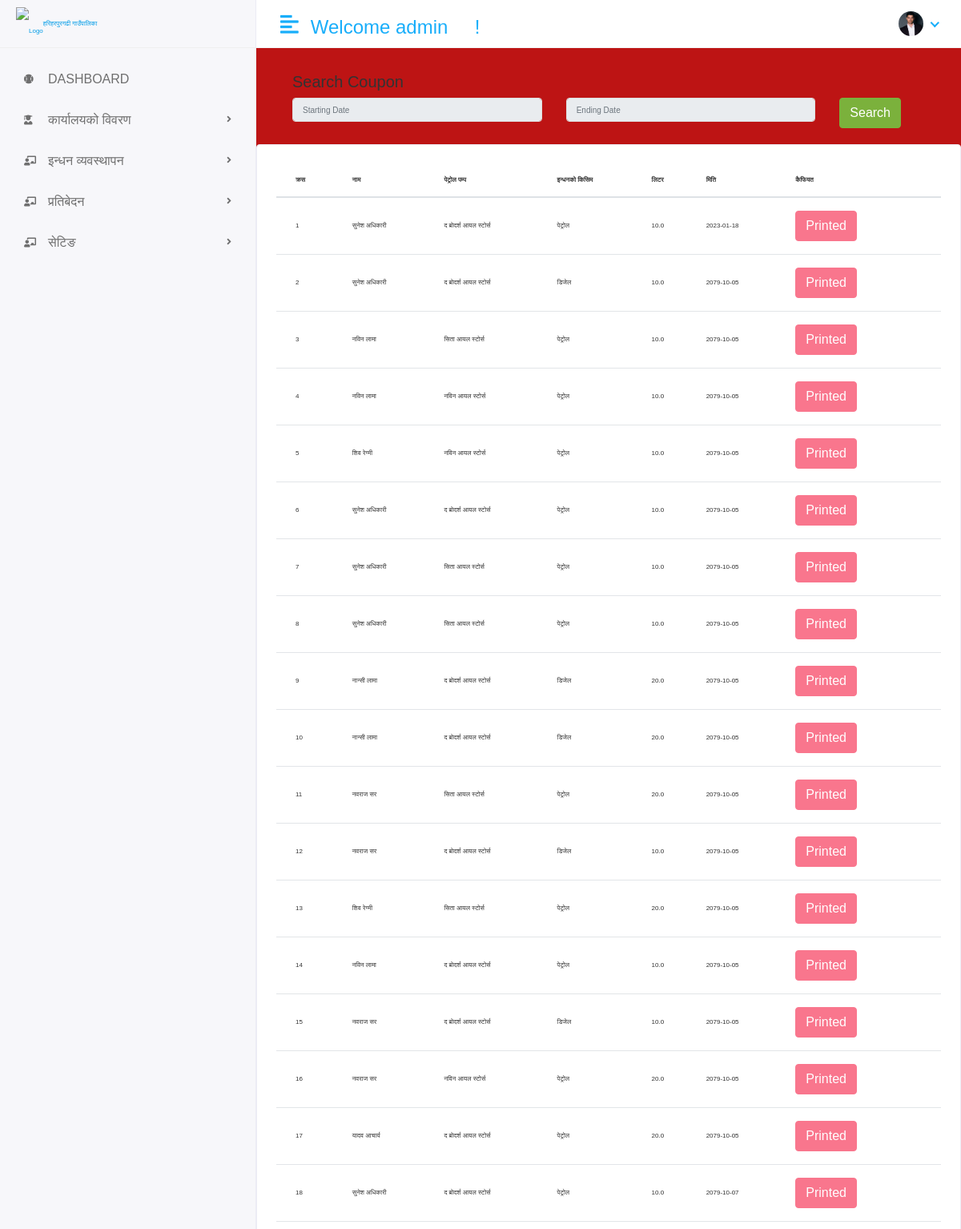
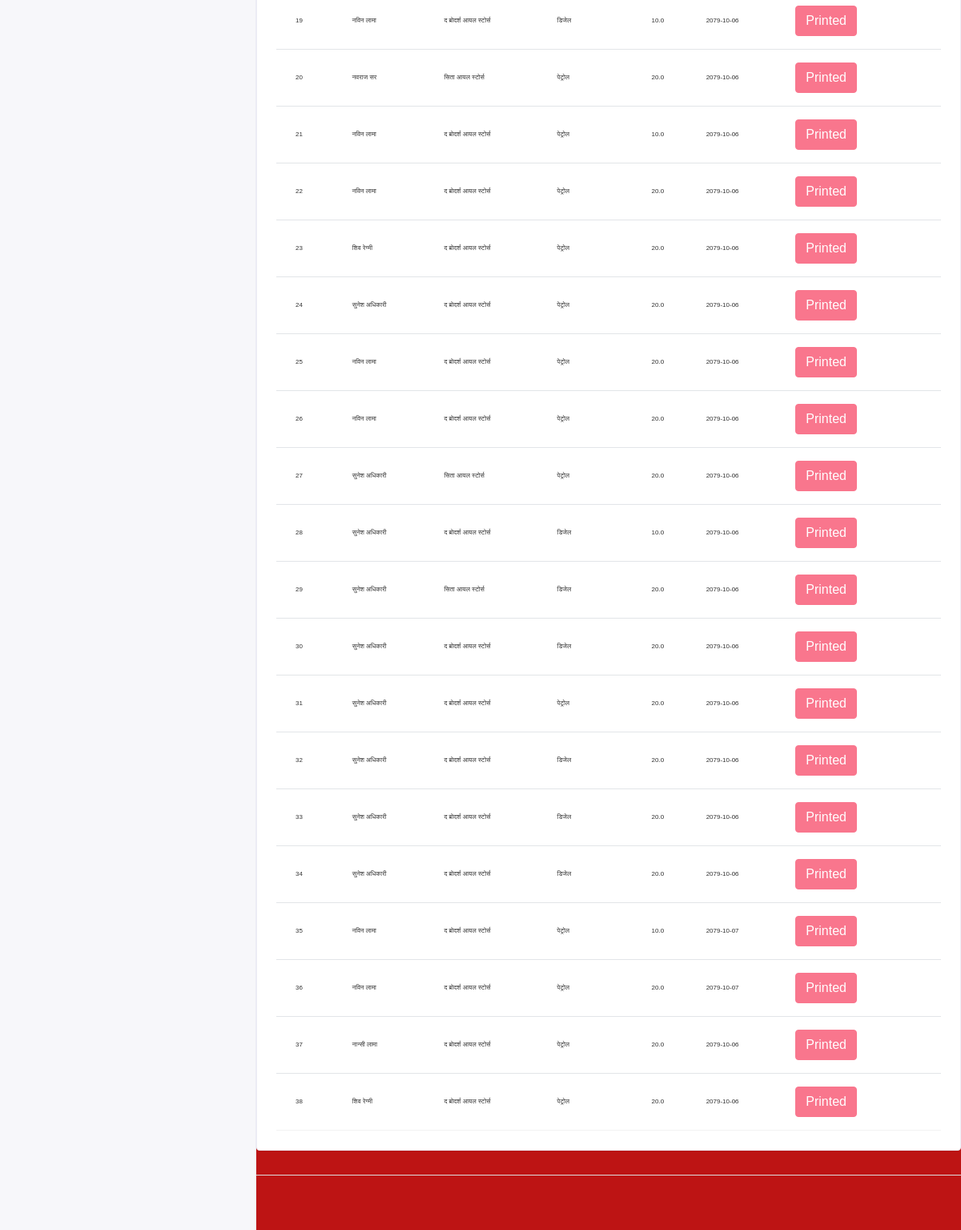
/Hod/Search/Datewise/Coupon (signed in), run on the app's committed database (2 pictures, top to bottom).
### app/models.py (models this page shows, shortened)
class CustomUser(AbstractUser):
    USER = (
        (1, 'HOD'),
        (2, 'LOCAL'),
        (3, 'PATROL'),
    )
    user_type = models.CharField(choices=USER, max_length=50, default=1)
    profile_pic = models.ImageField(upload_to='media/profile_pic')

class FuelExpense(models.Model):
    employee = models.ForeignKey(Employee, on_delete=models.CASCADE)
    patrolpump = models.ForeignKey(Petrolpump, on_delete=models.CASCADE)
    fueltype = models.ForeignKey(FuelType, on_delete=models.CASCADE)
    liter = models.FloatField()
    date = models.DateField()
    fiscalyear = models.ForeignKey(FiscalYear, on_delete=models.CASCADE)
    status = models.IntegerField(default=0)

class Employee(models.Model):
    admin = models.OneToOneField(CustomUser, on_delete=models.CASCADE)
    department = models.ForeignKey(
        Department, on_delete=models.CASCADE, null=True)
    workplace = models.ForeignKey(
        WorkPlace, null=True, on_delete=models.CASCADE)
    appointed_date = models.DateField()
    name = models.CharField(max_length=250)
    designation = models.CharField(max_length=250)
    mobile = models.CharField(max_length=250)
    email = models.EmailField(max_length=250)
    vehicle = models.CharField(max_length=250)

class Petrolpump(models.Model):
    name = models.CharField(max_length=250)
    address = models.CharField(max_length=250)
    contact = models.CharField(max_length=250)

class FuelType(models.Model):
    name = models.CharField(max_length=100)

### FuelManagementSystem/Hod_Views.py (the view, shortened to what this page needs)
# urls.py: path('Hod/Search/Datewise/Coupon', Hod_Views.SEARCH_COUPON_DATEWISE,
def SEARCH_COUPON_DATEWISE(request):
    coupon = FuelExpense.objects.all()
    patrolpump = Petrolpump.objects.all()
    context = {
        "coupon": coupon,
        "patrolpump": patrolpump,
    }
    return render(request, 'Hod/search_coupon_datewise.html', context)

### templates/Hod/search_coupon_datewise.html (shortened to what this page needs)
{% extends 'base.html'%}
{% block content %}
<div class="content container-fluid">
    <h5> Search Coupon </h5>
          <form action="{% url 'search_coupon_datewise'%}" method="post" id="form">
            <div class="row">
                <div class="col-md-5">
                   <div class="form-group">
                        <input type="text" class="form-control nepali-date date-required-check" name="fromdate" placeholder="Starting Date" >
                   </div>
                </div>
                <div class="col-md-5">
                    <div class="form-group">
                         <input type="text" class="form-control nepali-date date-required-check" name="todate" placeholder="Ending Date">
                    </div>
                 </div>
                 <div class="col-md-2">
                    <div class="form-group">
                        <button type="submit" class="btn btn-success">Search </button>
                    </div>
                 </div>
            </div>
          </form>
       </div>
     </div>
     <div class="row">
       <div class="col-sm-12">
          <div class="card card-table">
             <div class="card-body">
                <div class="table-responsive">
                   <table class="table table-hover table-center mb-0">
                      <thead>
                         <tr>
                            <th>क्रस</th>
                            <th>नाम</th>
                            <th>पेट्रोल पम्प</th>
                            <th>इन्धनको किसिम</th>
                            <th>लिटर</th>
                            <th>मिति</th>
                            <th>कैफियत</th>
                         </tr>
                      </thead>
                      <tbody>
                        {% for i in coupon %}
                         <tr>
                            <td>{{forloop.counter}}</td>
                           <td>{{i.employee.name}}</td>
                            <td>{{i.patrolpump.name}}</td>
                            <td>{{i.fueltype.name}}</td>
                            <td>{{i.liter}}</td>
                            <td>{{i.date|date:'Y-m-d'}}</td>
                            <td> <div class="actions">
                                {% if i.status == 0 %}
                                <button class="btn btn-success" disabled="disabled">Requeted</button>
                                {% else %}
                                <button class="btn btn-danger" disabled="disabled">Printed</button>
                                {% endif %}
                            </div></td>
                         </tr>
                         {% endfor %}
                      </tbody>
                   </table>
                </div>
             </div>
          </div>
       </div>
    </div>
 </div>
{% endblock%}

### templates/includes/header.html (shortened to what this page needs)
{% load static %}
<div class="header">
   {% if user.user_type == '1' %}
    <div class="header-left">
       <a href="{% url 'hod_home'%}" class="logo">
       <img src="{% static 'assets/img/logonepal.png' %}"  alt="Logo"><span>हरिहरपुरगढी गाउँपालिका</span>
       </a>
    </div>
   {% endif %}
    <a href="javascript:void(0);" id="toggle_btn">
    <i class="fas fa-align-left"></i
    </a>
    <div class="top-nav-search mt-3">
      {% if user.is_authenticated %}
     <h4> Welcome<span>  {{user.username}} </span> &nbsp;&nbsp;  &nbsp;! </h4>
     {% endif %}
    </div>
    <ul class="nav user-menu">
       <li class="nav-item dropdown has-arrow">
            <a href="#" class="dropdown-toggle nav-link" data-toggle="dropdown">
               {% if user.profile_pic == "" %}
               <span class="user-img"><img class="rounded-circle" src="{% static 'assets/img/logonepal.png' %}" width="31" alt="Ryan Taylor"></span>
               {% else %}
               <span class="user-img"><img class="rounded-circle" src="/{{user.profile_pic}}" width="31" alt="Ryan Taylor"></span>
            {% endif %}
            </a>
          </a>
 </div>

### static/assets/css/style.css (style rules this page uses)
html { height: 100%; }
body { background-color: rgb(189, 20, 20); color: #333; font-family: arial; font-size: 0.5rem; height: 100%; line-height: 1; overflow-x: hidden; }
h1, h2, h3, h4, h5, h6 { font-family: arial; margin-top: 0; }
.form-control { border: 1px solid #ddd; box-shadow: none; color: #333; font-size: 10px; height: 30px; }
a { color: #009ce7; }
input, button, a { transition: all 0.4s ease; -moz-transition: all 0.4s ease; -o-transition: all 0.4s ease; -ms-transition: all 0.4s ease; -webkit-transition: all 0.4s ease; }
input, input:focus, button, button:focus { outline: none; }
input[type=text], input[type=password] { -webkit-appearance: none; -moz-appearance: none; appearance: none; }
.form-group { margin-bottom: 1.25rem; }
ul, ol { padding: 0px; list-style: none; }
.table { color: #333; max-width: 100%; margin-bottom: 0; width: 100%; }
.table thead tr th { font-weight: 600; }
.table tbody tr { border-bottom: 1px solid rgba(0, 0, 0, 0.05); }
.table.table-center td, .table.table-center th { vertical-align: middle; }
.card-table .card-body .table>thead>tr>th { border-top: 0; }
.card-table .card-body .table tr td:first-child, .card-table .card-body .table tr th:first-child { padding-left: 1.5rem; }
.card-table .card-body .table tr td:last-child, .card-table .card-body .table tr th:last-child { padding-right: 1.5rem; }
.card-table .table td, .card-table .table th { border-top: 1px solid #e2e5e8; padding: 1rem 0.75rem; white-space: nowrap; }
.btn-success { background-color: #7bb13c; border: 1px solid #7bb13c }
.btn-danger { background-color: #e84646; border: 1px solid #e84646; }
.btn-danger.disabled, .btn-danger:disabled { background-color: #f62d51; border-color: #f62d51; color: #fff; }
.card { border: 1px solid #ececf5; box-shadow: 0 1px 3px 0 rgba(0, 0, 0, 0.03); margin-bottom: 1.875rem; }
.card-body { padding: 1.5rem; }
.header { background-color: #fff; border-bottom: 1px solid #f3f3f4; left: 0; position: fixed; right: 0; top: 0; z-index: 1001; height: 60px; }
.header .header-left { float: left; height: 60px; padding: 0 20px; position: relative; width: 320px; z-index: 1; transition: all 0.2s ease-in-out; background-color: #f7f7fa; border-bottom: 1px solid #efefef; border-right: 1px solid #ececf5; display: flex; align-items: center; }
.header .header-left .logo { display: inline-block; line-height: 60px; }
.header .header-left .logo img { max-height: 40px; width: auto; }
.header .dropdown-toggle:after { display: none; }
.header .has-arrow .dropdown-toggle:after { border-top: 0; border-left: 0; border-bottom: 2px solid #18aefa; border-right: 2px solid #18aefa; content: ''; height: 8px; display: inline-block; pointer-events: none; -webkit-transform-origin: 66% 66%; -ms-transform-origin: 66% 66%; transform-origin: 66% 66%; -webkit-transform: rotate(45deg); -ms-transform: rotate(45deg); transform: rotate(45deg); -webkit-transition: all 0.15s ease-in-out; transition: all 0.15s ease-in-out; width: 8px; vertical-align: 0px; }
.user-menu { float: right; margin: 0; position: relative; z-index: 99; padding-right: 15px; }
.user-menu.nav>li>a { color: #a0a0a0; font-size: 12px; line-height: 58px; padding: 0 15px; height: 60px; }
.user-img { margin-right: 3px; position: relative; }
.top-nav-search { float: left; margin-left: 15px; }
@media (min-width: 992px) { #toggle_btn { align-items: center; color: #18aefa; display: inline-flex; float: left; font-size: 26px; height: 60px; justify-content: center; margin-left: 15px; padding: 0 15px; } }

### data on the page
CustomUser: username "admin", profile_pic (placeholder picture)
FuelExpense: employee.name "सुनेश अधिकारी", patrolpump.name "द ब्रोदर्श आयल स्टोर्स", fueltype.name "पेट्रोल", liter "10.0", date "2023-01-18", status "Printed"
FuelExpense: employee.name "सुनेश अधिकारी", patrolpump.name "द ब्रोदर्श आयल स्टोर्स", fueltype.name "डिजेल", liter "10.0", date "2079-10-05", status "Printed"
FuelExpense: employee.name "नविन लामा", patrolpump.name "सिता आयल स्टोर्स", fueltype.name "पेट्रोल", liter "10.0", date "2079-10-05", status "Printed"
FuelExpense: employee.name "नविन लामा", patrolpump.name "नविन आयल स्टोर्स", fueltype.name "पेट्रोल", liter "10.0", date "2079-10-05", status "Printed"
FuelExpense: employee.name "शिव रेग्मी", patrolpump.name "नविन आयल स्टोर्स", fueltype.name "पेट्रोल", liter "10.0", date "2079-10-05", status "Printed"
FuelExpense: employee.name "सुनेश अधिकारी", patrolpump.name "द ब्रोदर्श आयल स्टोर्स", fueltype.name "पेट्रोल", liter "10.0", date "2079-10-05", status "Printed"
FuelExpense: employee.name "सुनेश अधिकारी", patrolpump.name "सिता आयल स्टोर्स", fueltype.name "पेट्रोल", liter "10.0", date "2079-10-05", status "Printed"
FuelExpense: employee.name "सुनेश अधिकारी", patrolpump.name "सिता आयल स्टोर्स", fueltype.name "पेट्रोल", liter "10.0", date "2079-10-05", status "Printed"
FuelExpense: employee.name "नान्सी लामा", patrolpump.name "द ब्रोदर्श आयल स्टोर्स", fueltype.name "डिजेल", liter "20.0", date "2079-10-05", status "Printed"
FuelExpense: employee.name "नान्सी लामा", patrolpump.name "द ब्रोदर्श आयल स्टोर्स", fueltype.name "डिजेल", liter "20.0", date "2079-10-05", status "Printed"
FuelExpense: employee.name "नवराज सर", patrolpump.name "सिता आयल स्टोर्स", fueltype.name "पेट्रोल", liter "20.0", date "2079-10-05", status "Printed"
FuelExpense: employee.name "नवराज सर", patrolpump.name "द ब्रोदर्श आयल स्टोर्स", fueltype.name "डिजेल", liter "10.0", date "2079-10-05", status "Printed"
FuelExpense: employee.name "शिव रेग्मी", patrolpump.name "सिता आयल स्टोर्स", fueltype.name "पेट्रोल", liter "20.0", date "2079-10-05", status "Printed"
FuelExpense: employee.name "नविन लामा", patrolpump.name "द ब्रोदर्श आयल स्टोर्स", fueltype.name "पेट्रोल", liter "10.0", date "2079-10-05", status "Printed"
FuelExpense: employee.name "नवराज सर", patrolpump.name "द ब्रोदर्श आयल स्टोर्स", fueltype.name "डिजेल", liter "10.0", date "2079-10-05", status "Printed"
FuelExpense: employee.name "नवराज सर", patrolpump.name "नविन आयल स्टोर्स", fueltype.name "पेट्रोल", liter "20.0", date "2079-10-05", status "Printed"
FuelExpense: employee.name "यादव आचार्य", patrolpump.name "द ब्रोदर्श आयल स्टोर्स", fueltype.name "पेट्रोल", liter "20.0", date "2079-10-05", status "Printed"
FuelExpense: employee.name "सुनेश अधिकारी", patrolpump.name "द ब्रोदर्श आयल स्टोर्स", fueltype.name "पेट्रोल", liter "10.0", date "2079-10-07", status "Printed"
FuelExpense: employee.name "नविन लामा", patrolpump.name "द ब्रोदर्श आयल स्टोर्स", fueltype.name "डिजेल", liter "10.0", date "2079-10-06", status "Printed"
FuelExpense: employee.name "नवराज सर", patrolpump.name "सिता आयल स्टोर्स", fueltype.name "पेट्रोल", liter "20.0", date "2079-10-06", status "Printed"
FuelExpense: employee.name "नविन लामा", patrolpump.name "द ब्रोदर्श आयल स्टोर्स", fueltype.name "पेट्रोल", liter "10.0", date "2079-10-06", status "Printed"
FuelExpense: employee.name "नविन लामा", patrolpump.name "द ब्रोदर्श आयल स्टोर्स", fueltype.name "पेट्रोल", liter "20.0", date "2079-10-06", status "Printed"
FuelExpense: employee.name "शिव रेग्मी", patrolpump.name "द ब्रोदर्श आयल स्टोर्स", fueltype.name "पेट्रोल", liter "20.0", date "2079-10-06", status "Printed"
FuelExpense: employee.name "सुनेश अधिकारी", patrolpump.name "द ब्रोदर्श आयल स्टोर्स", fueltype.name "पेट्रोल", liter "20.0", date "2079-10-06", status "Printed"
FuelExpense: employee.name "नविन लामा", patrolpump.name "द ब्रोदर्श आयल स्टोर्स", fueltype.name "पेट्रोल", liter "20.0", date "2079-10-06", status "Printed"
FuelExpense: employee.name "नविन लामा", patrolpump.name "द ब्रोदर्श आयल स्टोर्स", fueltype.name "पेट्रोल", liter "20.0", date "2079-10-06", status "Printed"
FuelExpense: employee.name "सुनेश अधिकारी", patrolpump.name "सिता आयल स्टोर्स", fueltype.name "पेट्रोल", liter "20.0", date "2079-10-06", status "Printed"
FuelExpense: employee.name "सुनेश अधिकारी", patrolpump.name "द ब्रोदर्श आयल स्टोर्स", fueltype.name "डिजेल", liter "10.0", date "2079-10-06", status "Printed"
FuelExpense: employee.name "सुनेश अधिकारी", patrolpump.name "सिता आयल स्टोर्स", fueltype.name "डिजेल", liter "20.0", date "2079-10-06", status "Printed"
FuelExpense: employee.name "सुनेश अधिकारी", patrolpump.name "द ब्रोदर्श आयल स्टोर्स", fueltype.name "डिजेल", liter "20.0", date "2079-10-06", status "Printed"
FuelExpense: employee.name "सुनेश अधिकारी", patrolpump.name "द ब्रोदर्श आयल स्टोर्स", fueltype.name "पेट्रोल", liter "20.0", date "2079-10-06", status "Printed"
FuelExpense: employee.name "सुनेश अधिकारी", patrolpump.name "द ब्रोदर्श आयल स्टोर्स", fueltype.name "डिजेल", liter "20.0", date "2079-10-06", status "Printed"
FuelExpense: employee.name "सुनेश अधिकारी", patrolpump.name "द ब्रोदर्श आयल स्टोर्स", fueltype.name "डिजेल", liter "20.0", date "2079-10-06", status "Printed"
FuelExpense: employee.name "सुनेश अधिकारी", patrolpump.name "द ब्रोदर्श आयल स्टोर्स", fueltype.name "डिजेल", liter "20.0", date "2079-10-06", status "Printed"
FuelExpense: employee.name "नविन लामा", patrolpump.name "द ब्रोदर्श आयल स्टोर्स", fueltype.name "पेट्रोल", liter "10.0", date "2079-10-07", status "Printed"
FuelExpense: employee.name "नविन लामा", patrolpump.name "द ब्रोदर्श आयल स्टोर्स", fueltype.name "पेट्रोल", liter "20.0", date "2079-10-07", status "Printed"
FuelExpense: employee.name "नान्सी लामा", patrolpump.name "द ब्रोदर्श आयल स्टोर्स", fueltype.name "पेट्रोल", liter "20.0", date "2079-10-06", status "Printed"
FuelExpense: employee.name "शिव रेग्मी", patrolpump.name "द ब्रोदर्श आयल स्टोर्स", fueltype.name "पेट्रोल", liter "20.0", date "2079-10-06", status "Printed"
